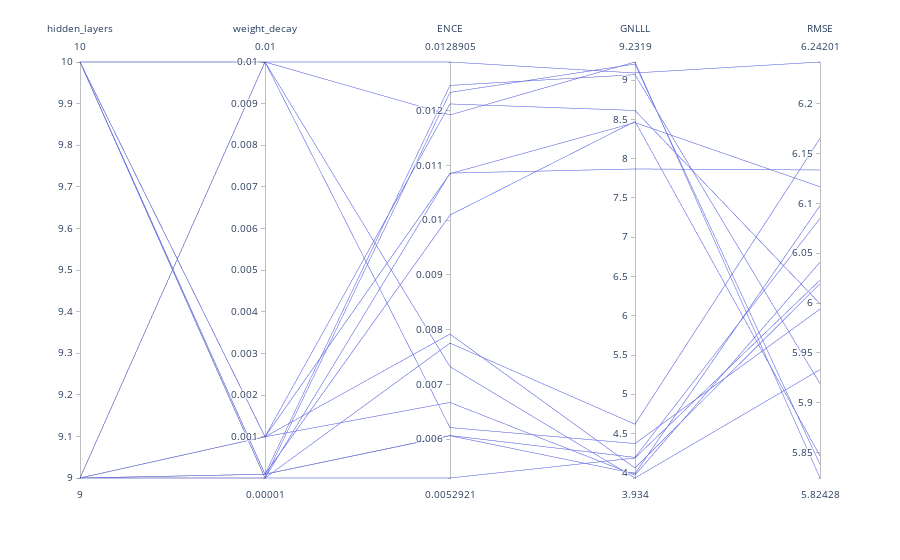

Notebook code for this chart:
### Code cell
# Keep the interesting parameters which we are tuning and the performances
df_batch = df_batch[['hidden_layers', 'weight_decay', 'ENCE','GNLLL', 'RMSE']]
fig = px.parallel_coordinates(df_batch)

fig.show()

### Figure 1 — Plotly figure (JSON) as saved in the notebook; plotly's stock layout.template omitted (floating-point values rounded to 4 significant figures)
{"data": [{"dimensions": [{"label": "hidden_layers", "values": [9, 9, 9, 10, 10, 10, 9, 10, 9, 9, 9, 9, 10, 10, 10, 10]}, {"label": "weight_decay", "values": [0.001, 0.0001, 1e-05, 0.001, 0.0001, 1e-05, 0.01, 0.01, 0.01, 0.001, 0.0001, 1e-05, 0.01, 0.001, 0.0001, 1e-05]}, {"label": "ENCE", "values": [0.006672, 0.006067, 0.007755, 0.007921, 0.006065, 0.005292, 0.006213, 0.007325, 0.01192, 0.01212, 0.01246, 0.01234, 0.01289, 0.01085, 0.01009, 0.01086]}, {"label": "GNLLL", "values": [3.971, 4.197, 4.619, 4.062, 3.99, 4.189, 4.373, 3.934, 9.232, 8.615, 9.071, 9.206, 9.092, 8.46, 8.476, 7.87]}, {"label": "RMSE", "values": [6.041, 6.085, 6.165, 6.019, 6.098, 6.023, 5.994, 5.933, 5.824, 5.999, 5.919, 5.838, 6.242, 6.117, 5.847, 6.134]}], "domain": {"x": [0, 1], "y": [0, 1]}, "name": "", "type": "parcoords"}], "layout": {"legend": {"tracegroupgap": 0}, "margin": {"t": 60}}}
